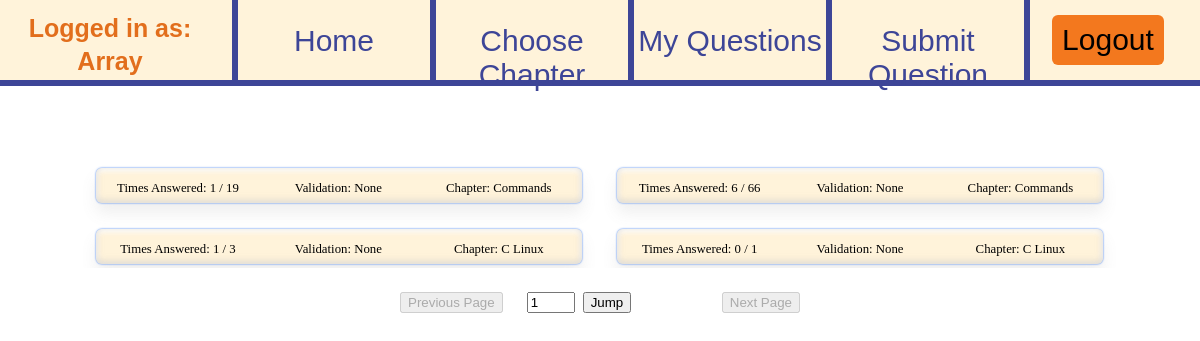
/mvc/public/view_questions (signed in), run on the app's committed database.
### tables this page shows
CREATE TABLE `questions` (
  `id` int(11) NOT NULL,
  `user_id` int(11) NOT NULL,
  `chapter_id` int(11) NOT NULL,
  `status` varchar(50) NOT NULL,
  `date_created` date NOT NULL,
  `all_answers` int(11) NOT NULL DEFAULT '0',
  `right_answers` int(11) NOT NULL DEFAULT '0',
  `validation` varchar(20) NOT NULL DEFAULT 'None',
  `reports_nr` int(11) NOT NULL DEFAULT '0'
);

CREATE TABLE `chapters` (
  `id` int(11) NOT NULL,
  `name` varchar(50) NOT NULL,
  `description` varchar(150) NOT NULL,
  `status` varchar(20) NOT NULL
);

### mvc/app/core/App.php (called while the page is built, shortened)
<?php
class App
{
    protected $method = 'index';
    public function __construct()
    {
        $url = $this->parseUrl();
        if(file_exists('../app/controllers/' . $url[0] . '.php'))
        {
            unset($url[0]);
        }
        $this->controller = new $this->controller;
        $this->params = $url ? array_values ($url) : [];
        call_user_func_array([$this->controller, $this->method], $this->params);
    }
    public function parseUrl()
    {
        if(isset($_GET['url']))
        {
            return $url = explode('/',filter_var(rtrim($_GET['url'],'/'), FILTER_SANITIZE_URL));
        }
    }
}

### mvc/public/index.php (called while the page is built, shortened)
<?php
require_once '../app/core/Controller.php';
$app=new App;

### mvc/app/core/Controller.php (called while the page is built, shortened)
<?php
class Controller
{
    protected function view($view, $data = false)
    {
        require_once '../app/views/' . $view . '.php';
    }
    protected function check_login(){
        $this->session_user_id=$_SESSION['user_id'];
        $this->session_is_admin=$_SESSION['is_admin'];
    }
    protected function session_extract($session_variable_name,$unset=false){
        if(isset($_SESSION[$session_variable_name])==true){
            $variable=$_SESSION[$session_variable_name];
        }else{
            $variable="";
        }
        return $variable;
    }
}

### mvc/app/controllers/view_questions.php (the view, shortened to what this page needs)
<?php
class View_Questions extends Controller
{
    private $questions,$questions_nr;
    private $chapters,$chapters_nr;
    private $page_controls;
    public function index($page='test')
    {
        $this->generate_page_controls();
        $this->get_questions();
        $this->view('home/view_questions',['questions' => $this->questions,'questions_nr' => $this->questions_nr,'chapters' => $this->chapters,'chapters_nr'=>$this->chapters_nr, 'page_controls' =>$this->page_controls]);
    }
    private function get_questions(){
        $question_posted=$this->session_extract("criteria_posted");
        $search_user=$this->session_extract("criteria_user");
        $search_chapter=$this->session_extract("criteria_chapter");
        $search_validation=$this->session_extract("criteria_validation");
        $sort_criterion=$this->session_extract("criteria_sort");
        $chapter_posted=" ";
        $config=$this->model('JSONConfig');
        $db_host=$config->get('db','host');
        $db_user=$config->get('db','user');
        $db_pass=$config->get('db','pass');
        $db_name=$config->get('db','name');
        $db_connection=$this->model('DBConnection');
        $link=$db_connection->connect($db_host,$db_user,$db_pass,$db_name);
        if($this->session_is_admin==false){
            $chapter_posted="AND c.status='posted'";
            $search_user="AND q.`user_id`=" . (string)$this->session_user_id;
            $search_chapter=" ";
        }
        $qurery="SELECT q.id,q.`chapter_id`,q.all_answers,q.right_answers,q.`validation`,c.name,u.user_name,q.date_created,q.reports_nr FROM questions q JOIN chapters c ON q.chapter_id=c.id JOIN users u ON q.user_id=u.id WHERE 1=1 " . $chapter_posted . " " . $search_user .  " " . $question_posted . " " . $search_chapter . " " . $search_validation . " " . $sort_criterion;
        $sql=$link->prepare($qurery);
        $sql->execute();
        $sql->bind_result($question_id,$chapter_id,$all_answers,$right_answers,$validation,$chapter_name,$user_name,$date_submitted,$reports_nr);
        $this->questions_nr=0;
        $config=$this->model('JSONConfig');
        $app_local_path=$config->get('app','local_path');
        while($sql->fetch() && $this->questions_nr<self::QUESTIONS_PER_PAGE){
            $question_text=$question_text_aux=null;
            $line=0;
            exec('cat ' . $app_local_path . '/mvc/app/questions/' . (string)$question_id . '.text',$question_text_aux);
            $question_text= $question_text_aux[$line];
            if($this->session_is_admin==false){
                $this->questions[$this->questions_nr]=   "<a class='question' href='chapter_" . (string)$chapter_id . "_view_question/" . $question_id . "'>
                                                                    <p class='text'>" . $question_text . "</p>
                                                                    <p class='details'> Times Answered: " . $right_answers . " / " .  $all_answers . "</p>
                                                                    <p class='details'> Validation: " . $validation . "</p>
                                                                    <p class='details'> Chapter: " . $chapter_name . "</p>
                                                            </a>";
            }
            $this->questions_nr=$this->questions_nr+1;
        }
    }
    private function get_chapters(){
        if($this->session_is_admin==false){
            $this->chapters="";
            $this->chapters_nr=0;
            return 0;
        }
        $this->chapters_nr=1;
        $this->chapters[0]='<option value="all">All</option>';
    }
    private function generate_page_controls(){
        $question_posted=$this->session_extract("criteria_posted");
        $search_user=$this->session_extract("criteria_user");
        $search_chapter=$this->session_extract("criteria_chapter");
        $search_validation=$this->session_extract("criteria_validation");
        $chapter_posted=" ";
        $config=$this->model('JSONConfig');
        $db_host=$config->get('db','host');
        $db_user=$config->get('db','user');
        $db_pass=$config->get('db','pass');
        $db_name=$config->get('db','name');
        $db_connection=$this->model('DBConnection');
        $link=$db_connection->connect($db_host,$db_user,$db_pass,$db_name);
        if($this->session_is_admin==false){
            $chapter_posted="AND c.`status`='posted'";
            $search_user="AND q.`user_id`=" . (string)$this->session_user_id;
            $search_chapter=" ";
        }
        $qurery="SELECT COUNT(q.id) FROM questions q JOIN chapters c ON q.chapter_id=c.id JOIN users u ON q.user_id=u.id WHERE 1=1 ". $chapter_posted. " " . $search_user .  " " . $question_posted . " " . $search_chapter . " " . $search_validation;
        $sql=$link->prepare($qurery);
        $sql->execute();
        $sql->bind_result($questions_total);
        $this->page_controls='<div class="pageNumber">
            <div class="controls">
                <form class="pageNumberPrevious" action="view_questions/' . (string)($_SESSION["questions_page"]-1) . '" method="POST">';
        if($_SESSION["questions_page"]>1){
            $this->page_controls=$this->page_controls . '<input type="submit" value="Previous Page"/>';
        }else{
            $this->page_controls=$this->page_controls . '<input type="submit" value="Previous Page" disabled/>';
        }
        $this->page_controls=$this->page_controls . '</form>
                <form class="pageNumberValue" action="view_questions/jump_to_page" method="POST">
                    <input type="number" min="1" max="' . (string)intval($questions_total/self::QUESTIONS_PER_PAGE+1) . '"name="number_field" value="' . (string)$_SESSION["questions_page"] . '" required/>
                    <input type="submit" value="Jump"/>
                </form>
                <form class="pageNumberNext" action="view_questions/' . (string)($_SESSION["questions_page"]+1) . '" method="POST">';
        if(intval($questions_total/self::QUESTIONS_PER_PAGE) - $_SESSION["questions_page"]>=0){
            $this->page_controls=$this->page_controls . '<input type="submit" value="Next Page"/>';
        }else{
            $this->page_controls=$this->page_controls . '<input type="submit" value="Next Page" disabled/>';
        }
        $this->page_controls=$this->page_controls .'</form>
            </div>
        </div>';
    }
}

### mvc/app/views/home/view_questions.php (shortened to what this page needs)
<!DOCTYPE html>
<html lang="en">
<head>
    <link rel="stylesheet" href="resources/stylesheets/header.css" type="text/css" />
    <link rel="stylesheet" href="resources/stylesheets/view_questions.css" type="text/css" />
    </head>
<body>
<?php
    include "header.php"
?>
    <div class="questionsBox">
        <?php
            for($i=0;$i<$data['questions_nr'];$i++){
                echo $data['questions'][$i];
            }
        ?>
    </div>
    <?php echo $data['page_controls'];
    ?>
</body>
</html>

### mvc/app/views/home/header.php
<header>
    <p class="user">Logged in as: <?php echo $_SESSION["user"];?></p>
    <a href="home" class="btnHome">Home</a>
    <a href="choose_chapter" class="btnChooseChapter">Choose Chapter</a>
    <a href="view_questions/1" class="btnMyQuestions"><?php echo $_SESSION['is_admin']==true ? "All Questions" :  "My Questions";?></a>
    <a href="submit_question" class="btnSubmitQuestion">Submit Question</a>
    <a href="logout" class="btnLogout">Logout</a>
</header>

### mvc/public/resources/stylesheets/header.css (style rules this page uses)
header { background-color: #fff3da; width: 100%; height: 80px; border-bottom-color: #3D4597; border-bottom-width: 6px; border-bottom-style: solid; }
header .btnLogout { font-family: Arial, Helvetica, sans-serif; font-size: 30px; text-align: center; color: black; background-color: #F3781E; border-radius: 6px; margin-top: 15px; margin-right: 3%; width: 8%; text-decoration: none; padding: 8px; float: right; }
header .user { font-family: Arial, Helvetica, sans-serif; font-weight: bold; font-size: 25px; text-align: center; line-height: 1.3; width: 15%; height: 56px; color: rgb(226, 110, 28); margin:12px; margin-left: 20px; float: left; }
header .btnHome { font-family: Arial, Helvetica, sans-serif; font-size: 30px; text-align: center; text-decoration: none; padding-top: 24px; width: 16%; height: 56px; color: #3D4597; margin-left: 20px; border-right-color: #3D4597; border-right-width: 6px; border-right-style: solid; border-left-color: #3D4597; border-left-width: 6px; border-left-style: solid; float: left; }
header .btnChooseChapter { font-family: Arial, Helvetica, sans-serif; font-size: 30px; text-align: center; text-decoration: none; padding-top: 24px; width: 16%; height: 56px; color: #3D4597; border-right-color: #3D4597; border-right-width: 6px; border-right-style: solid; float: left; }
header .btnMyQuestions { font-family: Arial, Helvetica, sans-serif; font-size: 30px; text-align: center; text-decoration: none; padding-top: 24px; width: 16%; height: 56px; color: #3D4597; border-right-color: #3D4597; border-right-width: 6px; border-right-style: solid; float: left; }
header .btnSubmitQuestion { font-family: Arial, Helvetica, sans-serif; font-size: 30px; text-align: center; text-decoration: none; padding-top: 24px; width: 16%; height: 56px; color: #3D4597; border-right-color: #3D4597; border-right-width: 6px; border-right-style: solid; float: left; }

### mvc/public/resources/stylesheets/view_questions.css (style rules this page uses)
.questionsBox { width: 90%; overflow: hidden; box-sizing: border-box; margin-left: auto; margin-right: auto; margin-top:5%; }
.questionsBox .question { text-align: center; background-color: #fff3da; padding: 0.2%; width: 45%; margin-left: 3.3%; margin-top: 2%; margin-bottom: 0.4%; box-sizing: border-box; border-radius: 6px; box-shadow: 0 0px 2px 0 #1d67f0, 0 10px 15px 0 rgba(126, 126, 126, 0.12), 0 -2px 6px 1px rgba(199, 199, 199, 0.55) inset, 0 2px 4px 2px rgba(255, 255, 255, 0.83) inset; text-decoration: none; float: left; }
.questionsBox .question .details { color: black; font-size: 80%; text-decoration: none; margin-top:-1%; margin-bottom:1%; float: left; width: 33.3%; }
.pageNumber { margin-top: 2%; }
.pageNumber .controls { width: 400px; height: 35px; margin-left: auto; margin-right: auto; }
.pageNumber form { float: left; }
.pageNumber .pageNumberValue { width: 140px; }
.pageNumber form input[type="number"] { width: 40px; margin-right: 4px; }
.pageNumber .pageNumberPrevious { float: left; margin-right: 24px; }
.pageNumber .pageNumberNext { float: right; }

### data on the page
questions: right_answers "1", all_answers "19", validation "None"
chapters: name "Commands"
questions: right_answers "6", all_answers "66", validation "None"
questions: right_answers "1", all_answers "3", validation "None"
chapters: name "C Linux"
questions: right_answers "0", all_answers "1", validation "None"

### other printed values
$_SESSION["user"] "Array"
